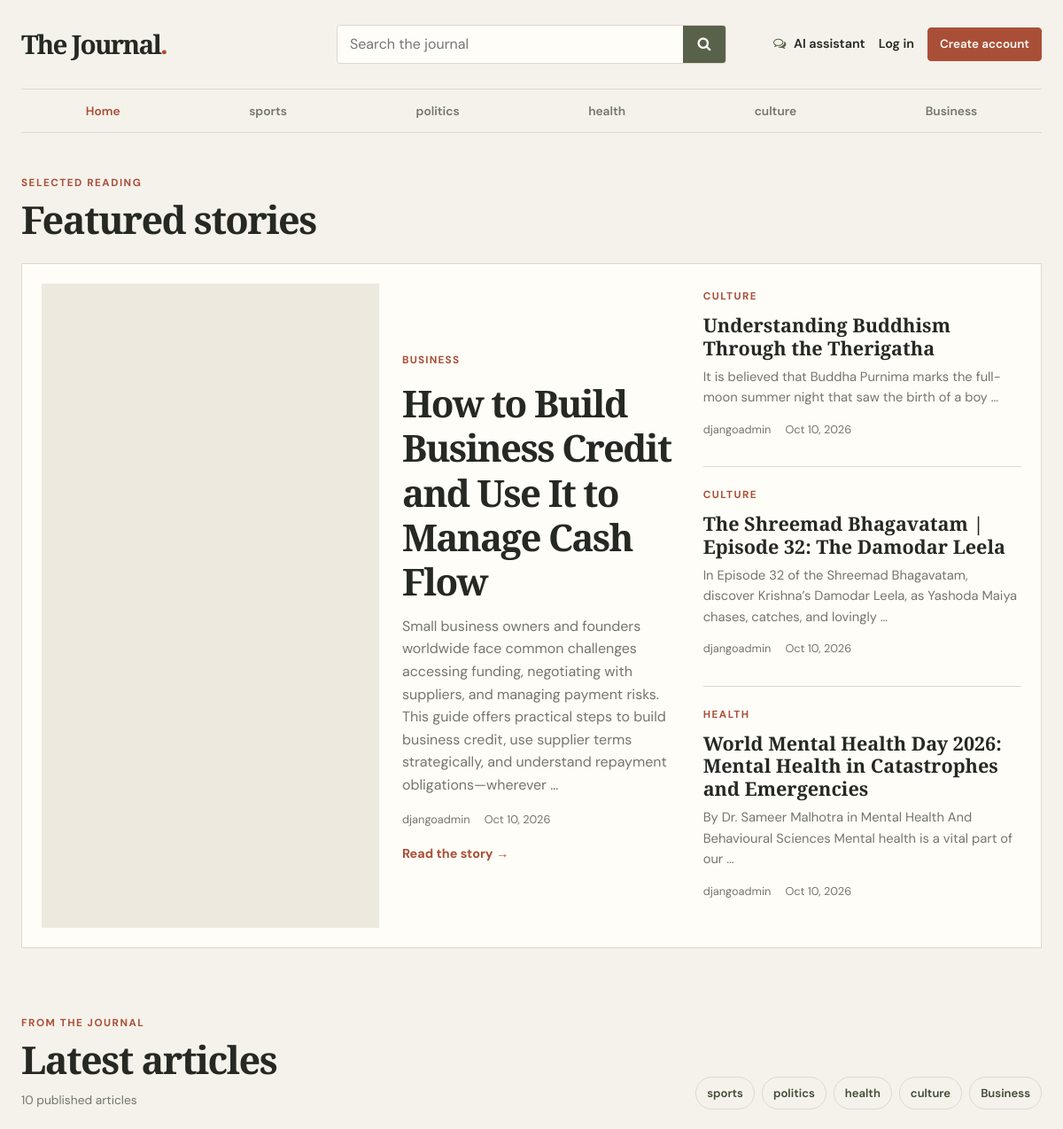
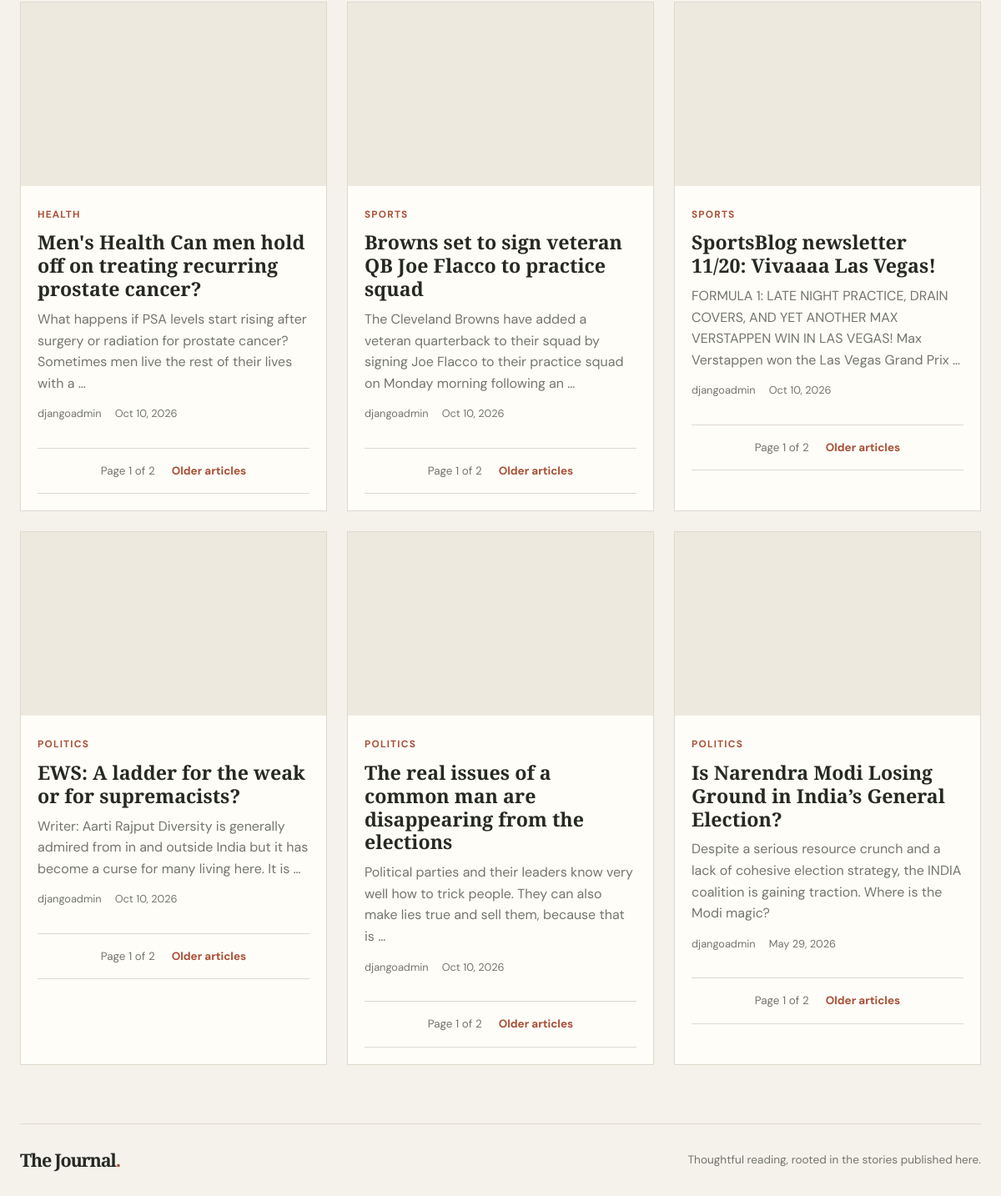
The page / on the database its author committed (2 pictures, top to bottom).
### blog/models.py (models this page shows, shortened)
class category(models.Model):
    category_name = models.CharField(max_length=50 , unique=True)
    created_at = models.DateTimeField(auto_now_add=True)
    updated_at = models.DateTimeField(auto_now=True)
    class Meta:
        verbose_name_plural = "calegories"
    def __str__(self):
        return self.category_name

class Blog(models.Model):
    title = models.CharField(max_length=255)
    slug = models.SlugField(max_length=255, unique=True, blank=True)
    category = models.ForeignKey(category, on_delete=models.CASCADE)
    author = models.ForeignKey(User, on_delete=models.CASCADE)
    featured_image = models.ImageField(upload_to='uploads/%Y/%m/%d', blank=True, null=True)
    short_description = models.TextField(max_length=1000)
    blog_body = models.TextField()
    status = models.CharField(max_length=20, choices=STATUS_CHOICES, default="Draft")
    is_featured = models.BooleanField(default=False)
    ai_summary = models.TextField(blank=True, default="")
    is_ai_generated = models.BooleanField(default=False)
    source_urls = models.TextField(blank=True, default="")
    generation_date = models.DateField(null=True, blank=True)
    created_at = models.DateTimeField(auto_now_add=True)
    updated_at = models.DateTimeField(auto_now=True)

### blog_main/views.py (the view)
# urls.py: path('', views.home, name='home'),
def home(request):
    categories = category.objects.all()
    featured_posts = list(Blog.objects.filter(
        is_featured=True,
        status='Published',
    ).order_by('-created_at')[:4])
    post_list = Blog.objects.filter(
        status='Published',
    ).exclude(pk__in=[post.pk for post in featured_posts]).order_by('-created_at')
    posts = Paginator(post_list, 6).get_page(request.GET.get('page'))
    context = {
        'categories': categories,
        'featured_posts': featured_posts,
        'posts': posts,
        'posts_page': posts,
    }
    return render(request, 'home.html', context)

### blog/context_processors.py (called while the page is built)
def get_categories(request):
    categories = category.objects.all()
    return dict(categories=categories)

### templates/home.html (shortened to what this page needs)
{% extends 'base.html' %}
{% block content %}
<main class="home-page">
  {% if featured_posts %}
  <section class="featured-section" aria-labelledby="featured-heading">
    <div class="section-heading">
      <div>
        <span class="eyebrow">Selected reading</span>
        <h1 id="featured-heading">Featured stories</h1>
      </div>
    </div>
    <div class="featured-grid{% if featured_posts|length == 1 %} featured-grid-single{% endif %}">
      {% with post=featured_posts.0 %}
      <article class="featured-story">
        <a class="featured-story-image" href="{% url 'blog' post.slug %}" aria-label="Read {{ post.title }}">
        </a>
        <div class="featured-story-copy">
          <a class="category-label" href="{% url 'post_by_category' post.category.id %}">{{ post.category }}</a>
          <h2><a href="{% url 'blog' post.slug %}">{{ post.title }}</a></h2>
          <p>{{ post.short_description|truncatewords:35 }}</p>
          <div class="story-meta">
            <span>{{ post.author }}</span>
            <span>{{ post.created_at|date:"M j, Y" }}</span>
          </div>
          <a class="text-link" href="{% url 'blog' post.slug %}">Read the story <span aria-hidden="true">&rarr;</span></a>
        </div>
      </article>
      {% endwith %}
      {% if featured_posts|length > 1 %}
      <div class="featured-list">
        {% for post in featured_posts %}
          {% if not forloop.first %}
        <article class="featured-list-item">
          <span class="eyebrow">{{ post.category }}</span>
          <h3><a href="{% url 'blog' post.slug %}">{{ post.title }}</a></h3>
          <p>{{ post.short_description|truncatewords:18 }}</p>
          <div class="story-meta">
            <span>{{ post.author }}</span>
            <span>{{ post.created_at|date:"M j, Y" }}</span>
          </div>
        </article>
          {% endif %}
        {% endfor %}
      </div>
      {% endif %}
    </div>
  </section>
  {% endif %}
  <section class="recent-section" aria-labelledby="recent-heading">
    <div class="section-heading">
      <div>
        <span class="eyebrow">From the journal</span>
        <h2 id="recent-heading">Latest articles</h2>
        {% if posts_page.paginator.count %}
        <p class="section-caption">{{ posts_page.paginator.count }} published articles</p>
        {% endif %}
      </div>
      {% if categories %}
      <nav class="category-shortcuts" aria-label="Browse categories">
        {% for category in categories %}
        <a href="{% url 'post_by_category' category.id %}">{{ category.category_name }}</a>
        {% endfor %}
      </nav>
      {% endif %}
    </div>
    {% if posts %}
    <div class="article-grid">
      {% for post in posts %}
      <article class="article-card">
        <a class="article-card-image" href="{% url 'blog' post.slug %}" aria-label="Read {{ post.title }}">
        </a>
        <div class="article-card-copy">
          <a class="category-label" href="{% url 'post_by_category' post.category.id %}">{{ post.category }}</a>
          <h3><a href="{% url 'blog' post.slug %}">{{ post.title }}</a></h3>
          <p>{{ post.short_description|truncatewords:24 }}</p>
          <div class="story-meta">
            <span>{{ post.author }}</span>
            <span>{{ post.created_at|date:"M j, Y" }}</span>
          </div>
          {% if posts_page.has_other_pages %}
          <nav class="pagination-nav" aria-label="Article pages">
            <span>Page {{ posts_page.number }} of {{ posts_page.paginator.num_pages }}</span>
            {% if posts_page.has_next %}
            <a href="?page={{ posts_page.next_page_number }}" rel="next">Older articles</a>
            {% endif %}
          </nav>
          {% endif %}
        </div>
      </article>
      {% endfor %}
    </div>
    {% else %}
    <div class="empty-state">
      <h3>No recent articles</h3>
      <p>There are no published articles to show right now. Please check back later.</p>
    </div>
    {% endif %}
  </section>
</main>
{% endblock %}

### templates/base.html (shortened to what this page needs)
{% load static %}
<!DOCTYPE html>
<html lang="en">
<head>
    <link href="https://getbootstrap.com/docs/4.0/dist/css/bootstrap.min.css" rel="stylesheet">
    <link href="{% static 'css/blog.css' %}" rel="stylesheet">
    <link rel="stylesheet" href="https://cdnjs.cloudflare.com/ajax/libs/font-awesome/4.7.0/css/font-awesome.min.css">
</head>
<body>
    <div class="site-shell">
      <header class="site-header">
        <div class="header-main">
          <a class="blog-header-logo" href="{% url 'home' %}" aria-label="The Journal home">The Journal<span>.</span></a>
          <form class="site-search" action="{% url 'search' %}" method="GET" role="search">
            <input id="site-search-input" type="search" name="keyword" value="{{ keyword|default:'' }}" placeholder="Search the journal">
            <button type="submit" aria-label="Search"><i class="fa fa-search" aria-hidden="true"></i></button>
          </form>
          <nav class="header-actions" aria-label="Account and tools">
            <a class="header-tool" href="{% url 'ai_chat' %}"><i class="fa fa-comments-o" aria-hidden="true"></i> AI assistant</a>
            {% if not user.is_authenticated %}
            <a class="header-account" href="{% url 'login' %}">Log in</a>
            <a class="button button-small" href="{% url 'register' %}">Create account</a>
            {% else %}
            <a class="header-account" href="{% url 'dashboard' %}">Dashboard</a>
            <a class="header-account" href="{% url 'logout' %}">Log out</a>
            {% endif %}
          </nav>
        </div>
        <div class="category-bar">
          <nav class="category-nav" aria-label="Categories">
            <a href="{% url 'home' %}">Home</a>
            {% for i in categories %}
            <a href="{% url 'post_by_category' i.id %}">{{ i.category_name }}</a>
            {% endfor %}
          </nav>
        </div>
      </header>
      {% block content %}{% endblock %}
      <footer class="site-footer">
        <a class="footer-brand" href="{% url 'home' %}">The Journal<span>.</span></a>
        <p>Thoughtful reading, rooted in the stories published here.</p>
      </footer>
    </div>
</body>
</html>

### rows shown on the page
category: category_name "sports"
category: category_name "politics"
category: category_name "health"
category: category_name "culture"
category: category_name "Business"
Blog: category "BUSINESS", title "How to Build Business Credit and Use It to Manage Cash Flow", short_description "Small business owners and founders worldwide face common challenges accessing funding, negotiating with suppliers, and managing payment risks. This guide offers practical steps to build business credit, use supplier terms strategically, and understand repayment obligations—wherever …", author "djangoadmin", created_at "Oct 10, 2026"
Blog: category "CULTURE", title "Understanding Buddhism Through the Therigatha", short_description "It is believed that Buddha Purnima marks the full-moon summer night that saw the birth of a boy …", author "djangoadmin", created_at "Oct 10, 2026"
Blog: category "CULTURE", title "The Shreemad Bhagavatam | Episode 32: The Damodar Leela", short_description "In Episode 32 of the Shreemad Bhagavatam, discover Krishna’s Damodar Leela, as Yashoda Maiya chases, catches, and lovingly …", author "djangoadmin", created_at "Oct 10, 2026"
Blog: category "HEALTH", title "World Mental Health Day 2026: Mental Health in Catastrophes and Emergencies", short_description "By Dr. Sameer Malhotra in Mental Health And Behavioural Sciences Mental health is a vital part of our …", author "djangoadmin", created_at "Oct 10, 2026"
Blog: category "HEALTH", title "Men's Health Can men hold off on treating recurring prostate cancer?", short_description "What happens if PSA levels start rising after surgery or radiation for prostate cancer? Sometimes men live the rest of their lives with a …", author "djangoadmin", created_at "Oct 10, 2026", number "1", paginator.num_pages "2"
Blog: category "SPORTS", title "Browns set to sign veteran QB Joe Flacco to practice squad", short_description "The Cleveland Browns have added a veteran quarterback to their squad by signing Joe Flacco to their practice squad on Monday morning following an …", author "djangoadmin", created_at "Oct 10, 2026", number "1", paginator.num_pages "2"
Blog: category "SPORTS", title "SportsBlog newsletter 11/20: Vivaaaa Las Vegas!", short_description "FORMULA 1: LATE NIGHT PRACTICE, DRAIN COVERS, AND YET ANOTHER MAX VERSTAPPEN WIN IN LAS VEGAS! Max Verstappen won the Las Vegas Grand Prix …", author "djangoadmin", created_at "Oct 10, 2026", number "1", paginator.num_pages "2"
Blog: category "POLITICS", title "EWS: A ladder for the weak or for supremacists?", short_description "Writer: Aarti Rajput Diversity is generally admired from in and outside India but it has become a curse for many living here. It is …", author "djangoadmin", created_at "Oct 10, 2026", number "1", paginator.num_pages "2"
Blog: category "POLITICS", title "The real issues of a common man are disappearing from the elections", short_description "Political parties and their leaders know very well how to trick people. They can also make lies true and sell them, because that is …", author "djangoadmin", created_at "Oct 10, 2026", number "1", paginator.num_pages "2"
Blog: category "POLITICS", title "Is Narendra Modi Losing Ground in India’s General Election?", short_description "Despite a serious resource crunch and a lack of cohesive election strategy, the INDIA coalition is gaining traction. Where is the Modi magic?", author "djangoadmin", created_at "May 29, 2026", number "1", paginator.num_pages "2"

### other values the page prints
{{ posts_page.paginator.count }} "10"
